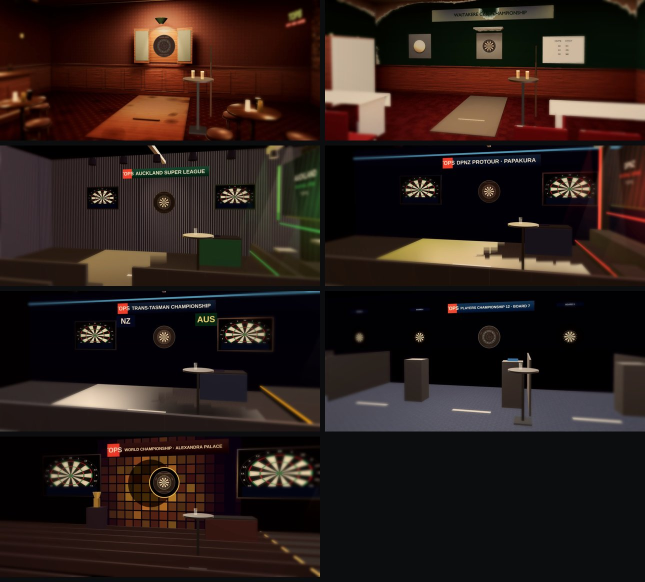
#> input picture wip/style/stills/panels_sheet.jpg, 1290 x 1164 px (shown at 1/2 size)
$ python grade.py panels_sheet.jpg t0_panel.jpg 1.0
#> lines starting #> are read from the running program, lines starting #| are printed output that depends on the picture
# EXP-UX phase 2: turn a raw venue render into a hub panel backdrop (crop off the ceiling, warm grade, vignette, soft focus away from the board)
import sys
from PIL import Image, ImageFilter, ImageEnhance, ImageDraw, ImageChops
src, dst, cy = sys.argv[1], sys.argv[2], float(sys.argv[3]) if len(sys.argv) > 3 else .2
im = Image.open(src).convert('RGB'); W, H = im.size
#> further down, im is the input picture: PIL image 1290x1164 RGB; mean R, G, B 42.5, 29.5, 25.4
#> after `W, H = im.size`: W = 1290; H = 1164
top = int(H * cy); im = im.crop((0, top, W, top + int(W * 9 / 16 * .78))).resize((1600, int(1600 * 9 / 16 * .78)))
#> after `top = int(H * cy)`: top = 1164
#> after `im = im.crop((0, top, W, top + int(W * 9 / 16 * 0.78))).resize((1600, `: im: PIL image 1600x702 RGB; every value is 0
w, h = im.size
#> w = 1600; h = 702
blur = im.filter(ImageFilter.GaussianBlur(6))
m = Image.new('L', (w, h), 0); d = ImageDraw.Draw(m); d.ellipse((w * .18, -h * .1, w * .82, h * .95), fill=255); m = m.filter(ImageFilter.GaussianBlur(120))
#> after `m = Image.new('L', (w, h), 0)`: m: PIL image 1600x702 L; every value is 0
#> after `m = m.filter(ImageFilter.GaussianBlur(120))`:
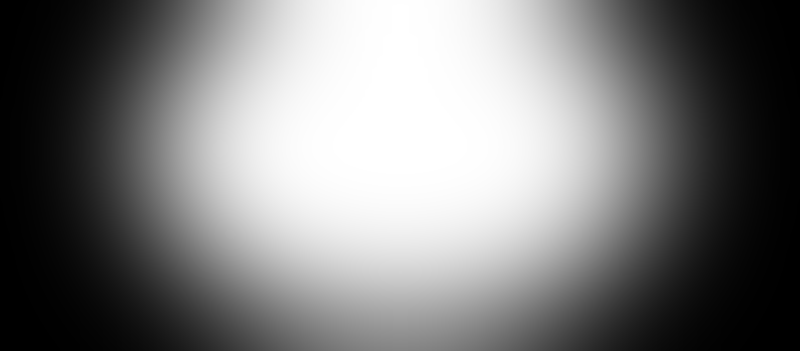
#> m: PIL image 1600x702 L (shown at 1/2 size); min 0, max 255, mean 124.1
im = Image.composite(im, blur, m)
r, g, b = im.split(); r = r.point(lambda v: min(255, int(v * 1.08 + 6))); b = b.point(lambda v: int(v * .86)); im = Image.merge('RGB', (r, g, b))
#> after `r = r.point(lambda v: min(255, int(v * 1.08 + 6)))`: r: PIL image 1600x702 L; every value is 6
#> after `im = Image.merge('RGB', (r, g, b))`:
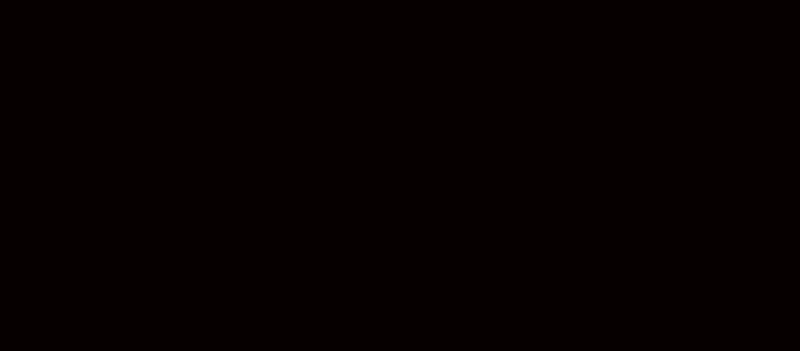
#> im: PIL image 1600x702 RGB (shown at 1/2 size); mean R, G, B 6, 0, 0
im = ImageEnhance.Contrast(im).enhance(1.12); im = ImageEnhance.Color(im).enhance(.9)
v = Image.new('L', (w, h), 0); d = ImageDraw.Draw(v); d.ellipse((-w * .15, -h * .35, w * 1.15, h * 1.25), fill=255); v = v.filter(ImageFilter.GaussianBlur(160))
#> after `v = v.filter(ImageFilter.GaussianBlur(160))`:
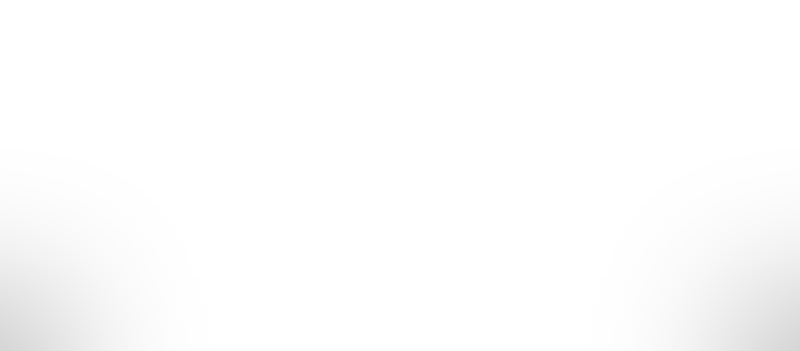
#> v: PIL image 1600x702 L (shown at 1/2 size); min 214, max 255, mean 252.9
im = Image.composite(im, ImageEnhance.Brightness(im).enhance(.35), v)
im.save(dst, quality=88)
